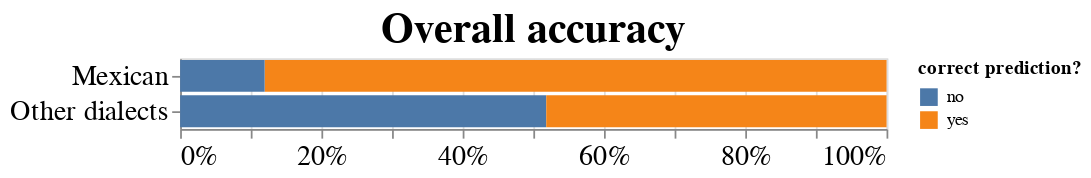

The notebook cell saved with this chart:
### Code cell
performancechart

### Figure 1 — Vega-Lite specification as saved in the notebook (floating-point values rounded to 4 significant figures)
{"config": {"view": {"continuousWidth": 400, "continuousHeight": 300}, "axis": {"labelFontSize": 16, "titleFontSize": 12}, "title": {"fontSize": 24}}, "data": {"name": "data-8af04c4e9514ca58ee13499cb9c7cc6a"}, "mark": "bar", "encoding": {"color": {"type": "nominal", "field": "correct prediction?"}, "x": {"type": "quantitative", "field": "count", "stack": "normalize", "title": null}, "y": {"type": "nominal", "field": "dialect", "title": null}}, "title": "Overall accuracy", "$schema": "https://vega.github.io/schema/vega-lite/v4.0.2.json", "datasets": {"data-8af04c4e9514ca58ee13499cb9c7cc6a": [{"count": 33593, "correct prediction?": "yes", "correctness": "correct", "dialect": "Mexican"}, {"count": 20181, "correct prediction?": "no", "correctness": "incorrect", "dialect": "Other dialects"}, {"count": 18756, "correct prediction?": "yes", "correctness": "correct", "dialect": "Other dialects"}, {"count": 4565, "correct prediction?": "no", "correctness": "incorrect", "dialect": "Mexican"}]}}
